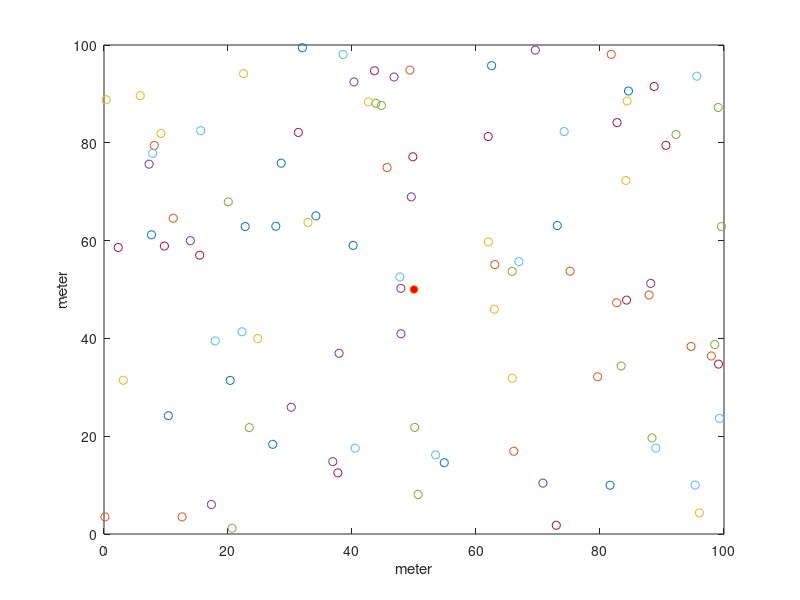

This chart was generated by the following MATLAB code:
clc, clear all, close all

%arsitektur jaringan
%definisi luas area
area.x=100;
area.y=100;

%definisi lokasi Base Station
bs.x = 0.5*area.x;
bs.y = 0.5*area.y;

%inisialisasi energi
%energi awal
wsn.energi.init=0.5;
%energi transfer
wsn.energi.transfer=50*0.000000001;
%energi receive
wsn.energi.receive=50*0.000000001;
%energi aggregation
wsn.energi.aggregation=5*0.000000001;
%energi freespace
wsn.energi.freespace=10*0.000000000001;
%energi multipath
wsn.energi.multipath=0.0013*0.000000000001;

%inisialisasi node
%definisi jumlah node
jumlahNode = 100;

%inisialisasi koordinat node
for i=1:jumlahNode
    %membuat koordinat x dari node
    wsn.node(i).x=rand*area.x;
    %membuat koordinat y dari node
    wsn.node(i).y=rand*area.y;
    %menampilkan node ke grafik
    plot(wsn.node(i).x,wsn.node(i).y,'o');
    hold on;
end

%inisialisasi node hidup dan node mati
wsn.nodeHidup = jumlahNode;
wsn.nodeMati=0;

%menampilkan base station
plot(bs.x,bs.y,'o','MarkerFaceColor', 'r');
%menampilkan label grafik
xlabel('meter');
ylabel('meter');

%inisialisasi round
%inisialisasi jumlah round
jumlahRound=100;

%panjang paket CH -> BS
%panjang paket non CH -> CH

%clustering
for j=1:jumlahRound
    j
    
end
